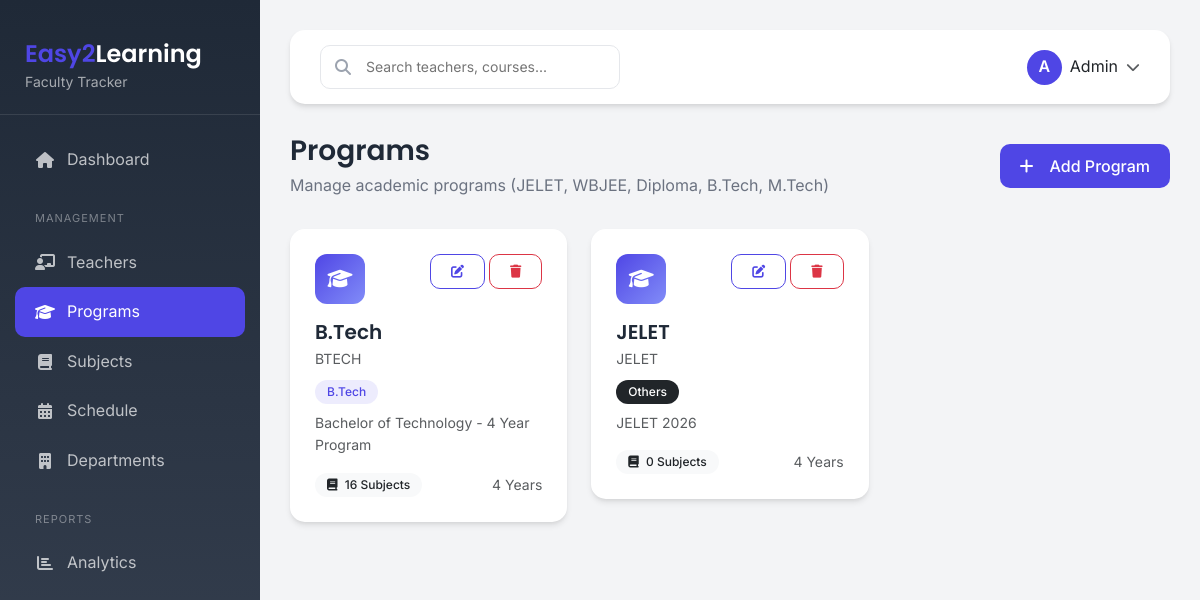
Screenshot of /programs/ with the database file from the repository.
### faculty/models.py (models this page shows, shortened)
class Program(models.Model):
    PROGRAM_TYPE_CHOICES = [
        ('jelet', 'JELET'),
        ('wbjee', 'WBJEE'),
        ('diploma', 'Diploma'),
        ('btech', 'B.Tech'),
        ('mtech', 'M.Tech'),
        ('others', 'Others'),
    ]
    DURATION_CHOICES = [
        (1, '1 Year'),
        (2, '2 Years'),
        (3, '3 Years'),
        (4, '4 Years'),
        (5, '5 Years'),
    ]
    name = models.CharField(max_length=100, unique=True)
    code = models.CharField(max_length=20, unique=True)
    program_type = models.CharField(max_length=20, choices=PROGRAM_TYPE_CHOICES)
    duration_years = models.IntegerField(choices=DURATION_CHOICES, default=4)
    start_date = models.DateField(null=True, blank=True)
    end_date = models.DateField(null=True, blank=True)
    description = models.TextField(blank=True)
    is_active = models.BooleanField(default=True)
    created_at = models.DateTimeField(auto_now_add=True)
    updated_at = models.DateTimeField(auto_now=True)
    class Meta:
        verbose_name = 'Program'
        verbose_name_plural = 'Programs'
        ordering = ['name']

### faculty/views.py (the view)
# urls.py: path('programs/', ProgramListView.as_view(), name='program_list'),
class ProgramListView(ListView):
    model = Program
    template_name = 'faculty/program_list.html'
    context_object_name = 'programs'
    def get_context_data(self, **kwargs):
        context = super().get_context_data(**kwargs)
        for prog in context['programs']:
            prog.subject_count = Subject.objects.filter(program=prog).count()
        return context

### templates/faculty/program_list.html (shortened to what this page needs)
{% extends 'base.html' %}
{% load static %}
{% block content %}
<div class="page-header d-flex justify-content-between align-items-center">
    <div>
        <h1>Programs</h1>
        <p>Manage academic programs (JELET, WBJEE, Diploma, B.Tech, M.Tech)</p>
    </div>
    <a href="{% url 'faculty:program_add' %}" class="btn btn-primary">
        <i class="fas fa-plus me-2"></i>Add Program
    </a>
</div>
<div class="row g-4">
    {% for prog in programs %}
    <div class="col-md-6 col-lg-4">
        <div class="content-card program-card animate-fadeInUp" style="animation-delay: {{ forloop.counter0|add:1 }}00ms;">
            <div class="content-card-body">
                <div class="d-flex justify-content-between align-items-start mb-3">
                    <div class="program-icon">
                        <i class="fas fa-graduation-cap"></i>
                    </div>
                    <div class="d-flex gap-1">
                        <a href="{% url 'faculty:program_edit' prog.pk %}" class="btn btn-outline-primary btn-sm">
                            <i class="fas fa-edit"></i>
                        </a>
                        <button class="btn btn-outline-danger btn-sm" data-bs-toggle="modal" data-bs-target="#deleteModal{{ prog.pk }}">
                            <i class="fas fa-trash"></i>
                        </button>
                    </div>
                </div>
                <h5 class="mb-1">{{ prog.name }}</h5>
                <p class="text-muted small mb-2">{{ prog.code }}</p>
                {% if prog.program_type == 'jelet' %}
                <span class="badge bg-info mb-2">JELET</span>
                {% elif prog.program_type == 'wbjee' %}
                <span class="badge bg-success mb-2">WBJEE</span>
                {% elif prog.program_type == 'diploma' %}
                <span class="badge bg-warning mb-2">Diploma</span>
                {% elif prog.program_type == 'btech' %}
                <span class="badge bg-primary mb-2">B.Tech</span>
                {% elif prog.program_type == 'mtech' %}
                <span class="badge bg-secondary mb-2">M.Tech</span>
                {% else %}
                <span class="badge bg-dark mb-2">Others</span>
                {% endif %}
                <p class="text-muted small mb-3">{{ prog.description|truncatewords:15 }}</p>
                <div class="d-flex justify-content-between align-items-center">
                    <span class="badge bg-light text-dark">
                        <i class="fas fa-book me-1"></i>
                        {{ prog.subject_count }} Subjects
                    </span>
                    <span class="text-muted small">{{ prog.duration_years }} Years</span>
                </div>
            </div>
        </div>
    </div>
    {% endfor %}
</div>
{% endblock %}

### static/faculty/css/style.css (style rules this page uses)
:root { --primary-color: #4f46e5; --primary-light: #818cf8; --primary-dark: #4338ca; --secondary-color: #6b7280; --success-color: #10b981; --warning-color: #f59e0b; --danger-color: #ef4444; --info-color: #3b82f6; --light-bg: #f3f4f6; --dark-bg: #1f2937; --card-shadow: 0 4px 6px -1px rgba(0, 0, 0, 0.1), 0 2px 4px -1px rgba(0, 0, 0, 0.06); --hover-shadow: 0 10px 15px -3px rgba(0, 0, 0, 0.1), 0 4px 6px -2px rgba(0, 0, 0, 0.05); --transition-fast: 0.15s ease; --transition-normal: 0.3s ease; --transition-slow: 0.5s ease; --border-radius: 15px; --border-radius-sm: 10px; --border-radius-lg: 20px; }
* { margin: 0; padding: 0; box-sizing: border-box; }
body { font-family: 'Inter', -apple-system, BlinkMacSystemFont, 'Segoe UI', Roboto, sans-serif; background-color: var(--light-bg); color: #1f2937; line-height: 1.6; }
h1, h2, h3, h4, h5, h6 { font-family: 'Poppins', sans-serif; font-weight: 600; color: #1f2937; }
.animate-fadeInUp { animation: fadeInUp var(--transition-normal) ease forwards; }
.content-card { background: #fff; border-radius: var(--border-radius); box-shadow: var(--card-shadow); margin-bottom: 30px; transition: all var(--transition-normal); }
.content-card-body { padding: 25px; }
.btn { padding: 10px 20px; border-radius: var(--border-radius-sm); font-weight: 500; transition: all var(--transition-normal); display: inline-flex; align-items: center; justify-content: center; gap: 8px; }
.btn-primary { background: var(--primary-color); border: none; color: #fff; }
.btn-outline-primary { border-color: var(--primary-color); color: var(--primary-color); }
.btn-sm { padding: 8px 16px; font-size: 13px; }
.badge { padding: 6px 12px; border-radius: 20px; font-weight: 500; font-size: 12px; }
.badge.bg-primary { background-color: rgba(79, 70, 229, 0.1) !important; color: var(--primary-color); }
.page-header { margin-bottom: 30px; animation: fadeInUp var(--transition-normal) ease; }
.page-header h1 { font-size: 28px; font-weight: 600; color: #1f2937; margin-bottom: 5px; }
.page-header p { color: var(--secondary-color); margin: 0; }

### templates/base.html (style rules this page uses)
:root { --primary-color: #4f46e5; --secondary-color: #6b7280; --success-color: #10b981; --warning-color: #f59e0b; --danger-color: #ef4444; --info-color: #3b82f6; --light-bg: #f3f4f6; --dark-bg: #1f2937; --card-shadow: 0 4px 6px -1px rgba(0, 0, 0, 0.1), 0 2px 4px -1px rgba(0, 0, 0, 0.06); --hover-shadow: 0 10px 15px -3px rgba(0, 0, 0, 0.1), 0 4px 6px -2px rgba(0, 0, 0, 0.05); }
* { margin: 0; padding: 0; box-sizing: border-box; }
body { font-family: 'Inter', sans-serif; background-color: var(--light-bg); min-height: 100vh; }
.page-header { margin-bottom: 30px; animation: fadeInUp 0.5s ease; }
.page-header h1 { font-size: 28px; font-weight: 600; color: #1f2937; margin-bottom: 5px; }
.page-header p { color: #6b7280; margin: 0; }
.content-card { background: #fff; border-radius: 15px; box-shadow: var(--card-shadow); margin-bottom: 30px; animation: fadeInUp 0.5s ease; }
.content-card-body { padding: 25px; }
.btn { padding: 10px 20px; border-radius: 10px; font-weight: 500; transition: all 0.3s ease; }
.btn-primary { background: var(--primary-color); border: none; }
.btn-outline-primary { border-color: var(--primary-color); color: var(--primary-color); }
.badge { padding: 6px 12px; border-radius: 20px; font-weight: 500; font-size: 12px; }
.animate-fadeInUp { animation: fadeInUp 0.5s ease forwards; }

### templates/faculty/program_list.html (style rules this page uses)
.program-card { transition: all 0.3s ease; }
.program-icon { width: 50px; height: 50px; border-radius: 12px; background: linear-gradient(135deg, var(--primary-color), #818cf8); display: flex; align-items: center; justify-content: center; color: white; font-size: 20px; }

### rows the page displays
Program: name "B.Tech", code "BTECH", program_type "B.Tech", description "Bachelor of Technology - 4 Year Program", subject_count "16", duration_years "4"
Program: name "JELET", code "JELET", program_type "Others", description "JELET 2026", subject_count "0", duration_years "4"
